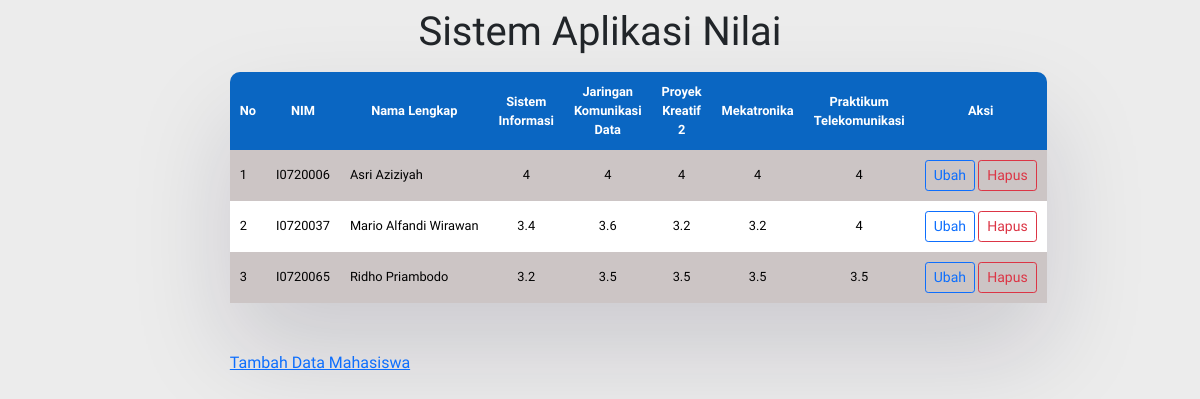
The page / on the database its author committed.
### tables this page shows
CREATE TABLE `mahasiswa` (
  `id` int(255) NOT NULL,
  `nim` varchar(255) NOT NULL,
  `nama` varchar(255) NOT NULL
);

CREATE TABLE `nilai` (
  `id` int(255) NOT NULL,
  `si` float NOT NULL,
  `pk2` float NOT NULL,
  `jarkomdat` float NOT NULL,
  `mekatronika` float NOT NULL,
  `praktelkom` float NOT NULL,
  `nim` varchar(255) NOT NULL
);

### index.php (the view, shortened to what this page needs)
<?php
require "connect.php";
?>
<!DOCTYPE html>
<html lang="en">
<head>
    <link href="https://cdn.jsdelivr.net/npm/bootstrap@5.0.2/dist/css/bootstrap.min.css" rel="stylesheet">
    <link rel="stylesheet" href="css/style.css">
</head>
<body class="body">
    <header class="header">
        <h1>Sistem Aplikasi Nilai</h1>
    </header>
    <div class="container" style="margin-left:auto; margin-right:auto;">
        <table cellpadding="10px">
            <th>No</th>
            <th>NIM</th>
            <th style="white-space:nowrap;width:100%;">Nama Lengkap</th>
            <th>Sistem Informasi</th>
            <th>Jaringan Komunikasi Data</th>
            <th>Proyek Kreatif 2</th>
            <th>Mekatronika</th>
            <th>Praktikum Telekomunikasi</th>
            <th>Aksi</th>
            <tbody>
                <?php
                $i = 1;
                $kuerimhs = mysqli_query($conn, "SELECT * FROM mahasiswa INNER JOIN nilai ON mahasiswa.nim = nilai.nim ORDER BY mahasiswa.nim");
                while ($mahasiswa = mysqli_fetch_array($kuerimhs)) {
                    $nim    = $mahasiswa['nim'];
                    $nama   = $mahasiswa['nama'];
                    $si             = $mahasiswa['si'];
                    $pk2            = $mahasiswa['pk2'];
                    $jarkomdat      = $mahasiswa['jarkomdat'];
                    $mekatronika    = $mahasiswa['mekatronika'];
                    $praktelkom     = $mahasiswa['praktelkom'];
                ?>
                    <tr>
                        <td><?= $i++ ?></td>
                        <td><?= $nim ?></td>
                        <td style="white-space:nowrap;width:100%;"><?= $nama ?></td>
                        <td style="text-align: center;"><?= $si ?></td>
                        <td style="text-align: center;"><?= $jarkomdat ?></td>
                        <td style="text-align: center;"><?= $pk2 ?></td>
                        <td style="text-align: center;"><?= $mekatronika ?></td>
                        <td style="text-align: center;"><?= $praktelkom ?></td>
                        <td style="text-align: center; width:100%; white-space:nowrap;">
                            <a class="btn btn-outline-primary btn-sm" href="ubah.php?nim=<?= $mahasiswa["nim"]; ?>">Ubah</a>
                            <a class="btn btn-outline-danger btn-sm" href="hapus.php?nim=<?= $mahasiswa["nim"]; ?>" onclick="return confirm ('yakin?')">Hapus</a>
                        </td>
                    </tr>
                <?php
                }
                ?>
            </tbody>
        </table>
        <br>
        <br>
        <a href="tambah.php">Tambah Data Mahasiswa</a>
    </div>
</body>
</html>

### css/style.css (style rules this page uses)
.body { background-color: rgb(236, 236, 236); }
.header { text-align: center; font-family: "Work Sans", sans-serif; padding-top: 8px; padding-bottom: 8px; }
.container { margin-left: auto; margin-right: auto; font-family: "Work Sans", sans-serif; font-style: bold; max-width: 85ch; width: calc(100%-4rem); }
th:first-of-type { text-align: center; font-family: "Work Sans", sans-serif; border-bottom: 3px; background-color: #0a66c2; color: #ffffff; border-collapse: collapse; border-top-left-radius: 10px; }
th:last-of-type { text-align: center; font-family: "Work Sans", sans-serif; border-bottom: 3px; background-color: #0a66c2; color: #ffffff; border-collapse: collapse; border-top-right-radius: 10px; }
table { border-collapse: collapse; width: 100%; margin-left: auto; margin-right: auto; background-color: white; color: black; padding: 10px; border-radius: 10px; box-shadow: rgba(17, 12, 46, 0.15) 0px 48px 100px 0px; font-size: 0.8em; }
tr:nth-child(odd) { background-color: rgb(204, 197, 197); }
th { text-align: center; font-family: "Work Sans", sans-serif; border-bottom: 3px; background-color: #0a66c2; color: #ffffff; border-collapse: collapse; }

### rows shown on the page
mahasiswa: nilai.nim "I0720006", nama "Asri Aziziyah", nilai.si "4", nilai.jarkomdat "4", nilai.pk2 "4", nilai.mekatronika "4", nilai.praktelkom "4"
mahasiswa: nilai.nim "I0720037", nama "Mario Alfandi Wirawan", nilai.si "3.4", nilai.jarkomdat "3.6", nilai.pk2 "3.2", nilai.mekatronika "3.2", nilai.praktelkom "4"
mahasiswa: nilai.nim "I0720065", nama "Ridho Priambodo", nilai.si "3.2", nilai.jarkomdat "3.5", nilai.pk2 "3.5", nilai.mekatronika "3.5", nilai.praktelkom "3.5"
